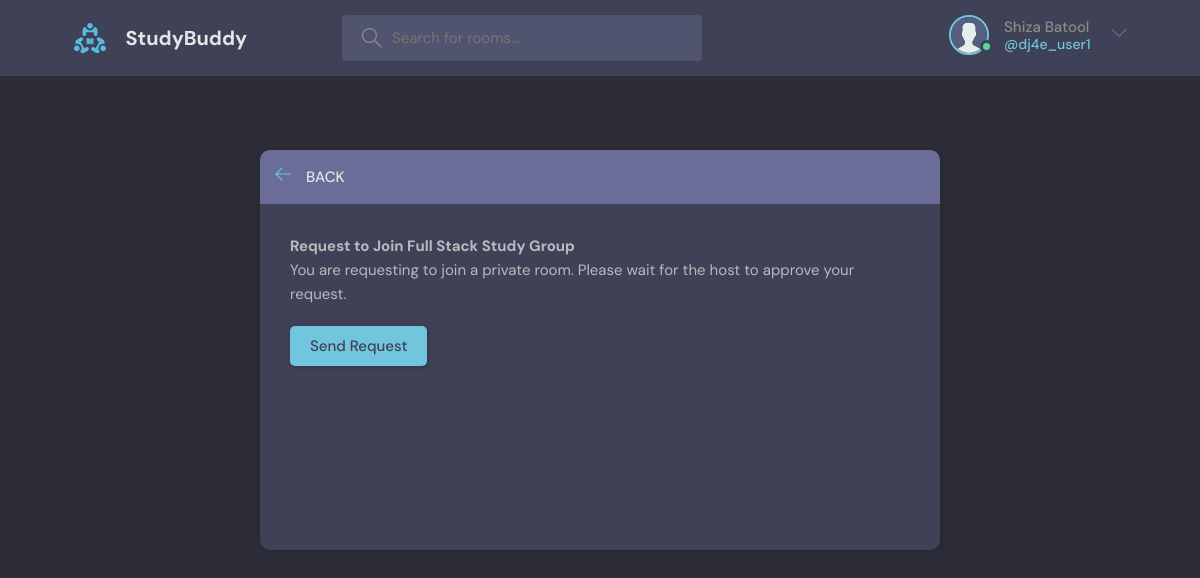
Screenshot of /room/13/request/ (signed in) with the database file from the repository.
### mainapp/models.py (models this page shows, shortened)
class User(AbstractUser):
    name = models.CharField(max_length=200, null=True)
    email = models.EmailField(unique=True)
    bio = models.TextField(null=True)
    avatar = models.ImageField(null=True, default="avatar.svg")
    USERNAME_FIELD = 'email'
    REQUIRED_FIELDS = []

class Room(models.Model):
    host = models.ForeignKey(User, on_delete=models.SET_NULL, null=True)
    topic = models.ForeignKey(Topic, on_delete=models.SET_NULL, null=True)
    name = models.CharField(max_length=200)
    description = models.TextField(null=True, blank=True)
    participants = models.ManyToManyField(
        User, related_name='participants', blank=True)
    updated = models.DateTimeField(auto_now=True)
    created = models.DateTimeField(auto_now_add=True)
    request_to_join = models.ManyToManyField(
        User, related_name='requested_rooms', blank=True)
    is_private = models.BooleanField(default=False)
    class Meta:
        ordering = ['-updated', '-created']

### mainapp/views.py (the view, shortened to what this page needs)
# urls.py: path('room/<int:pk>/request/', views.request_join_room, name='request_join_room'),
@login_required(login_url='login')
def request_join_room(request, pk):
    room = Room.objects.get(id=pk)
    return render(request, 'mainapp/request_join_room.html', {'room': room})

### mainapp/templates/mainapp/request_join_room.html (shortened to what this page needs)
{%extends 'main.html'%} {%block content%}
<main class="delete-item layout"  >
	<div class="container" style="align-items: center !important; justify-content: center !important">
		<div class="layout__box">
			<div class="layout__boxHeader">
				<div class="layout__boxTitle">
					<a href="{{request.META.HTTP_REFERER}}">
						<svg
							version="1.1"
							xmlns="http://www.w3.org/2000/svg"
							width="32"
							height="32"
							viewBox="0 0 32 32"
						>
							<title>arrow-left</title>
							<path
								d="M13.723 2.286l-13.723 13.714 13.719 13.714 1.616-1.611-10.96-10.96h27.625v-2.286h-27.625l10.965-10.965-1.616-1.607z"
							></path>
						</svg>
					</a>
					<h3>Back</h3>
				</div>
			</div>
			<div class="layout__body">
				<form class="form" method = "POST" action="">
					<div class="form__group">
                        <h2>Request to Join {{ room.name }}</h2>
                        <p>You are requesting to join a private room. Please wait for the host to approve your request.</p>
					</div>
					<div class="for__group">
						<button type="submit" class="btn btn--main">Send Request</button>
					</div>
				</form>
			</div>
		</div>
	</div>
</main>
{%endblock%}

### templates/navbar.html (shortened to what this page needs)
{% load static %}
{% if request.user.is_authenticated %}
<header class="header header--loggedIn">
	<div class="container">
		<a href="{% url 'home' %}" class="header__logo">
			<img src="{% static 'images/logo.svg' %}" />
			<h1>StudyBuddy</h1>
		</a>
		<form class="header__search" method="GET" action="{% url 'home' %}">
			<label>
				<input name="q" placeholder="Search for rooms..." />
			</label>
		</form>
		<nav class="header__menu">
			<div class="header__user">
				<a href="{% url 'user-profile' user.id %}">
					<div class="avatar avatar--medium active">
						<img src="{{request.user.avatar.url}}" />
					</div>
					<p>
						{{request.user.name}} <span>@{{request.user.username}}</span>
					</p>
				</a>
				<button class="dropdown-button">
					<svg
						version="1.1"
						xmlns="http://www.w3.org/2000/svg"
						width="32"
						height="32"
						viewBox="0 0 32 32"
					>
						<title>chevron-down</title>
						<path d="M16 21l-13-13h-3l16 16 16-16h-3l-13 13z"></path>
					</svg>
				</button>
			</div>
			{% endif %}
		</nav>
	</div>
</header>

### static/style/style.css (style rules this page uses)
:root { --color-main: #71c6dd; --color-main-light: #e1f6fb; --color-dark: #3f4156; --color-dark-medium: #51546e; --color-dark-light: #696d97; --color-light: #e5e5e5; --color-gray: #8b8b8b; --color-light-gray: #b2bdbd; --color-bg: #2d2d39; --color-success: #5dd693; --color-error: #fc4b0b; }
* { font-family: "DM Sans", -apple-system, BlinkMacSystemFont, "Segoe UI", Roboto, Oxygen, Ubuntu, Cantarell, "Open Sans", "Helvetica Neue", sans-serif; margin: 0; padding: 0; box-sizing: border-box; text-rendering: optimizeLegibility; font-size: inherit; }
html { font-size: 56.25%; }
@media only screen and (min-width: 1200px) { html { font-size: 62.5%; } }
body { line-height: 1.6; font-weight: 400; font-size: 1.5rem; color: var(--color-light-gray); background-color: var(--color-bg); min-height: 100vh; }
img { width: 100%; }
a { display: inline-block; color: var(--color-main); text-decoration: none; }
.container { max-width: 120rem; width: 90%; margin: auto; }
.btn { background-color: transparent; border: none; display: inline-flex; align-items: center; gap: 1rem; cursor: pointer; transition: all ease-in-out 0.3s; padding: 1rem 2rem; border-radius: 5px; box-shadow: 1px 1px 3px 1px rgba(0, 0, 0, 0.15); font-weight: 500; }
.btn--main { background-color: var(--color-main); color: var(--color-dark); }
.avatar { position: relative; display: inline-block; border-radius: 50%; border: 2px solid var(--color-main); }
.avatar img { display: block; border-radius: 50%; object-fit: cover; object-position: center; }
.avatar::after { content: ""; display: block; position: absolute; background-color: var(--color-gray); z-index: 111; border-radius: 50%; border: 0.3rem solid var(--color-dark); }
.avatar.active::after { background-color: var(--color-success); }
.avatar.avatar--medium img { width: 3.6rem; height: 3.6rem; border-radius: 50%; }
.avatar.avatar--medium:after { width: 0.7rem; height: 0.7rem; bottom: 0px; right: -6px; }
.header { padding: 1.5rem; background-color: var(--color-dark); }
.header > .container { display: flex; gap: 9.5rem; }
.header__logo, .header__user { display: flex; gap: 2rem; align-items: center; }
.header__logo > img { height: 3.2rem; width: 3.2rem; }
.header__logo > h1 { font-weight: 700; font-size: 2rem; color: var(--color-light); }
.header__search > label { background-color: var(--color-dark-medium); padding: 1.3rem 1rem; display: flex; align-items: center; gap: 1rem; border-radius: 4px; }
.header__search svg { fill: var(--color-gray); width: 2rem; height: 2rem; margin-left: 1rem; }
.header__search input { width: 30rem; background: transparent; border: none; outline: none; color: var(--color-light); }
.header__menu { margin-left: auto; position: relative; }
.header__menu a { display: flex; gap: 1.5rem; align-items: center; font-weight: 500; text-decoration: none; color: var(--color-gray); }
.header__menu img { height: 3.6rem; }
.header__menu p { line-height: 1.2; }
.header__menu span { color: var(--color-main); font-weight: 500; font-size: 1.4rem; display: block; }
.header__menu svg { width: 1.6rem; height: 1.6rem; fill: var(--color-dark-light); }
.dropdown-button { background: transparent; border: 0; outline: 0; cursor: pointer; }
.layout { margin-top: 2.4rem; }
.layout > .container { display: flex; justify-content: space-between; align-items: flex-start; }
.layout__box { width: 90%; max-width: 48rem; min-height: 40rem; background-color: var(--color-dark); border-radius: 1rem; box-shadow: 1px 1px 6px 3px rgba(0, 0, 0, 0.1); overflow: hidden; margin: 5rem 0rem; }
.layout__boxHeader { display: flex; padding: 1.5rem; background-color: var(--color-dark-light); }
.layout__boxTitle { display: flex; gap: 1.5rem; align-items: center; }
.layout__boxTitle h3 { text-transform: uppercase; font-weight: 500; color: var(--color-light); }
.layout__boxTitle svg { width: 1.6rem; height: 1.6rem; fill: var(--color-main); }
.layout__body { margin: 3rem; }
.form__group { margin-bottom: 2rem; width: 100%; }
.delete-item.layout .layout__box { max-width: 68rem; }

### rows the page displays
User: user.avatar (placeholder picture), user.name "Shiza Batool", user.username "dj4e_user1"
Room: name "Full Stack Study Group"
